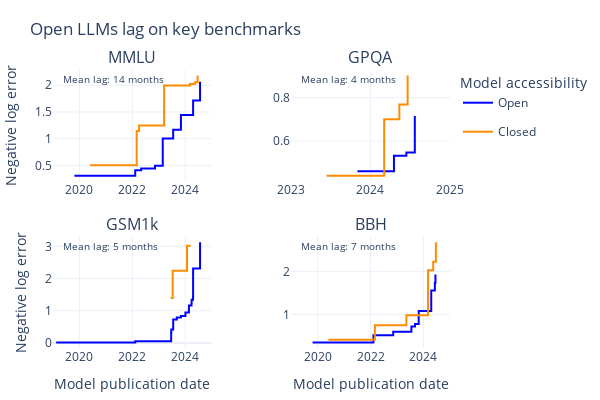

Source (notebook cell):
### Code cell
fig = make_subplots(rows=2, cols=2, subplot_titles=benchmarks_to_analyze, vertical_spacing=0.2, horizontal_spacing=0.2)

# Define x limits for each subplot
x_limits = {
  'MMLU': [datetime(2019, 1, 1), datetime(2025, 1, 1)],
  'BBH': [datetime(2019, 1, 1), datetime(2025, 1, 1)],
  'GSM1k': [datetime(2019, 1, 1), datetime(2025, 1, 1)],
  'GPQA': [datetime(2023, 1, 1), datetime(2025, 1, 1)],
  'SEAL Coding': [datetime(2023, 1, 1), datetime(2025, 1, 1)],
  'SEAL Math': [datetime(2023, 1, 1), datetime(2025, 1, 1)],
  'LMSys Elo': [datetime(2023, 1, 1), datetime(2025, 1, 1)],
}

for i, bench in enumerate(benchmarks_to_analyze):
  for category in ['Open', 'Closed']:
    category_df = pd.DataFrame(max_rows_by_bench[bench][category])

    fig.append_trace(
        go.Scatter(
            x=category_df['Date'],
            y=category_df['Score'],
            mode='lines',
            line=dict(color=color_map[category], shape='hv'),
            text=category_df['System'],
            name=category,
            legendgroup=category,
            showlegend=True if i == 0 else False
        ),
        row=i//2 + 1, col=i%2 + 1
    )

  # Annotate with lag
  ref_idx = "" if i == 0 else i+1
  avg_lag = lags[bench]
  fig.add_annotation(
    x=0.05,
    y=1,
    text=f"Mean lag: {avg_lag:.0f} months",
    xref=f"x{ref_idx} domain",
    yref=f"y{ref_idx} domain",
    showarrow=False,
    font=dict(size=10),
    align="left",
    xanchor="left",
    yanchor="top"
  )

  # Update x and y axes for this subplot
  dtick = "M12" if bench in ["GPQA"] else "M24"
  fig.update_xaxes(
    title_text="Model publication date" if i//2 + 1 == 2 else None,
    range=[x_limits[bench][0], x_limits[bench][1]],  # Set x limits
    row=i//2 + 1,
    col=i%2 + 1,
    dtick=dtick,  # Set tick marks to every 12 months
    tickformat="%Y",  # Display only the year
    # ticklabelmode="period",  # Ensure labels are centered on the year
    tickangle=0  # Make tick labels horizontal
  )

  if i%2 + 1 == 1:
    fig.update_yaxes(title_text="Negative log error", row=i//2 + 1, col=i%2 + 1)

# Title
fig.update_layout(title_text="Open LLMs lag on key benchmarks")

# Improve the layout
fig.update_layout(
  width=600,
  height=400,
  legend_title="Model accessibility",
  font=dict(size=12),
  hovermode="closest",
  template="plotly_white",
)

# Margins
fig.update_layout(
  margin=dict(l=10, r=10, t=70, b=10)
)

# Save the plot
if save:
  save_plot(fig, results_dir, f"benchmark_dates_{'_'.join(benchmarks_to_analyze)}")

# Show the plot
fig.show()

### Figure 1 — Plotly figure (JSON) as saved in the notebook; plotly's stock layout.template omitted (floating-point values rounded to 4 significant figures)
{"data": [{"legendgroup": "Open", "line": {"color": "blue", "shape": "hv"}, "mode": "lines", "name": "Open", "showlegend": true, "text": ["T5-Small", "GPT-NeoX 20B", "OPT-66B", "BLOOM-176B", "LLaMa-1 65B", "LLaMa-2 70B", "Yi-34B", "Llama 3 70B", "Llama 3.1 405B"], "type": "scatter", "x": ["2019-10-23T00:00:00", "2022-02-09T00:00:00", "2022-05-02T00:00:00", "2022-11-09T00:00:00", "2023-02-24T00:00:00", "2023-07-18T00:00:00", "2023-11-02T00:00:00", "2024-04-18T00:00:00", "2024-07-23T00:00:00"], "xaxis": "x", "y": [0.3106, 0.4095, 0.4461, 0.4964, 1.005, 1.168, 1.442, 1.715, 2.064], "yaxis": "y"}, {"legendgroup": "Closed", "line": {"color": "darkorange", "shape": "hv"}, "mode": "lines", "name": "Closed", "showlegend": true, "text": ["text-davinci-001", "code-davinci-002", "PaLM 540B", "GPT-4 (original)", "Claude 3 Opus", "GPT-4o", "Claude 3.5 Sonnet"], "type": "scatter", "x": ["2020-05-28T00:00:00", "2022-03-01T00:00:00", "2022-04-04T00:00:00", "2023-03-15T00:00:00", "2024-03-04T00:00:00", "2024-05-13T00:00:00", "2024-06-20T00:00:00"], "xaxis": "x", "y": [0.5058, 1.146, 1.248, 1.995, 2.025, 2.056, 2.18], "yaxis": "y"}, {"legendgroup": "Open", "line": {"color": "blue", "shape": "hv"}, "mode": "lines", "name": "Open", "showlegend": false, "text": ["Yi-34B", "Llama 3 70B", "Nemotron-4-340B Instruct", "Llama 3.1 405B"], "type": "scatter", "x": ["2023-11-02T00:00:00", "2024-04-18T00:00:00", "2024-06-14T00:00:00", "2024-07-23T00:00:00"], "xaxis": "x2", "y": [0.462, 0.5327, 0.5482, 0.7154], "yaxis": "y2"}, {"legendgroup": "Closed", "line": {"color": "darkorange", "shape": "hv"}, "mode": "lines", "name": "Closed", "showlegend": false, "text": ["gpt-4-0613", "Claude 3 Opus", "GPT-4o", "Claude 3.5 Sonnet"], "type": "scatter", "x": ["2023-06-13T00:00:00", "2024-03-04T00:00:00", "2024-05-13T00:00:00", "2024-06-20T00:00:00"], "xaxis": "x2", "y": [0.4416, 0.7012, 0.7679, 0.9014], "yaxis": "y2"}, {"legendgroup": "Open", "line": {"color": "blue", "shape": "hv"}, "mode": "lines", "name": "Open", "showlegend": false, "text": ["gpt2-xl", "gpt-neox-20b", "phi-1", "vicuna-33b-v1.3", "Llama-2-70b-hf", "falcon-180B-chat", "Yi-34B-Chat", "math-shepherd-mistral-7b-rl", "Smaug-34B-v0.1", "dbrx-base", "Smaug-2-72B", "Mixtral-8x22B-instruct-v0.1", "Llama 3 70B", "Llama 3.1 405B"], "type": "scatter", "x": ["2019-02-14T00:00:00", "2022-02-09T00:00:00", "2023-06-20T00:00:00", "2023-06-22T00:00:00", "2023-07-18T00:00:00", "2023-09-06T00:00:00", "2023-11-02T00:00:00", "2024-01-03T00:00:00", "2024-02-20T00:00:00", "2024-03-27T00:00:00", "2024-03-29T00:00:00", "2024-04-17T00:00:00", "2024-04-18T00:00:00", "2024-07-23T00:00:00"], "xaxis": "x3", "y": [0.01715, 0.05763, 0.323, 0.417, 0.7257, 0.7875, 0.8416, 0.9442, 1.165, 1.255, 1.339, 1.427, 2.315, 3.124], "yaxis": "y3"}, {"legendgroup": "Closed", "line": {"color": "darkorange", "shape": "hv"}, "mode": "lines", "name": "Closed", "showlegend": false, "text": ["gpt-3.5-turbo", "claude-2.1", "gpt-4-0125-preview", "Claude 3 Opus"], "type": "scatter", "x": ["2023-06-13T00:00:00", "2023-07-11T00:00:00", "2024-01-25T00:00:00", "2024-03-04T00:00:00"], "xaxis": "x3", "y": [1.398, 2.244, 3.016, 3.034], "yaxis": "y3"}, {"legendgroup": "Open", "line": {"color": "blue", "shape": "hv"}, "mode": "lines", "name": "Open", "showlegend": false, "text": ["T5-XXL", "GPT-NeoX 20B", "BLOOM-176B", "LLaMa-2 70B", "Falcon 180B", "ChatGLM3-6B", "Mixtral8x22B", "Qwen2-72B", "Nemotron-4-340B Base"], "type": "scatter", "x": ["2019-10-23T00:00:00", "2022-02-09T00:00:00", "2022-11-09T00:00:00", "2023-07-18T00:00:00", "2023-09-06T00:00:00", "2023-10-27T00:00:00", "2024-04-17T00:00:00", "2024-06-06T00:00:00", "2024-06-14T00:00:00"], "xaxis": "x4", "y": [0.3496, 0.515, 0.5962, 0.7174, 0.7765, 1.082, 1.556, 1.737, 1.927], "yaxis": "y4"}, {"legendgroup": "Closed", "line": {"color": "darkorange", "shape": "hv"}, "mode": "lines", "name": "Closed", "showlegend": false, "text": ["text-davinci-001", "code-davinci-002", "PaLM-2", "Claude 3 Opus", "Gemini 1.5 Pro (May 2024)", "Claude 3.5 Sonnet"], "type": "scatter", "x": ["2020-05-28T00:00:00", "2022-03-01T00:00:00", "2023-05-10T00:00:00", "2024-03-04T00:00:00", "2024-05-14T00:00:00", "2024-06-20T00:00:00"], "xaxis": "x4", "y": [0.4095, 0.7508, 0.9782, 2.025, 2.226, 2.674], "yaxis": "y4"}], "layout": {"annotations": [{"font": {"size": 16}, "showarrow": false, "text": "MMLU", "x": 0.2, "xanchor": "center", "xref": "paper", "y": 1, "yanchor": "bottom", "yref": "paper"}, {"font": {"size": 16}, "showarrow": false, "text": "GPQA", "x": 0.8, "xanchor": "center", "xref": "paper", "y": 1, "yanchor": "bottom", "yref": "paper"}, {"font": {"size": 16}, "showarrow": false, "text": "GSM1k", "x": 0.2, "xanchor": "center", "xref": "paper", "y": 0.4, "yanchor": "bottom", "yref": "paper"}, {"font": {"size": 16}, "showarrow": false, "text": "BBH", "x": 0.8, "xanchor": "center", "xref": "paper", "y": 0.4, "yanchor": "bottom", "yref": "paper"}, {"align": "left", "font": {"size": 10}, "showarrow": false, "text": "Mean lag: 14 months", "x": 0.05, "xanchor": "left", "xref": "x domain", "y": 1, "yanchor": "top", "yref": "y domain"}, {"align": "left", "font": {"size": 10}, "showarrow": false, "text": "Mean lag: 4 months", "x": 0.05, "xanchor": "left", "xref": "x2 domain", "y": 1, "yanchor": "top", "yref": "y2 domain"}, {"align": "left", "font": {"size": 10}, "showarrow": false, "text": "Mean lag: 5 months", "x": 0.05, "xanchor": "left", "xref": "x3 domain", "y": 1, "yanchor": "top", "yref": "y3 domain"}, {"align": "left", "font": {"size": 10}, "showarrow": false, "text": "Mean lag: 7 months", "x": 0.05, "xanchor": "left", "xref": "x4 domain", "y": 1, "yanchor": "top", "yref": "y4 domain"}], "font": {"size": 12}, "height": 400, "hovermode": "closest", "legend": {"title": {"text": "Model accessibility"}}, "margin": {"b": 10, "l": 10, "r": 10, "t": 70}, "title": {"text": "Open LLMs lag on key benchmarks"}, "width": 600, "xaxis": {"anchor": "y", "domain": [0, 0.4], "dtick": "M24", "range": ["2019-01-01T00:00:00", "2025-01-01T00:00:00"], "tickangle": 0, "tickformat": "%Y"}, "xaxis2": {"anchor": "y2", "domain": [0.6, 1], "dtick": "M12", "range": ["2023-01-01T00:00:00", "2025-01-01T00:00:00"], "tickangle": 0, "tickformat": "%Y"}, "xaxis3": {"anchor": "y3", "domain": [0, 0.4], "dtick": "M24", "range": ["2019-01-01T00:00:00", "2025-01-01T00:00:00"], "tickangle": 0, "tickformat": "%Y", "title": {"text": "Model publication date"}}, "xaxis4": {"anchor": "y4", "domain": [0.6, 1], "dtick": "M24", "range": ["2019-01-01T00:00:00", "2025-01-01T00:00:00"], "tickangle": 0, "tickformat": "%Y", "title": {"text": "Model publication date"}}, "yaxis": {"anchor": "x", "domain": [0.6, 1], "title": {"text": "Negative log error"}}, "yaxis2": {"anchor": "x2", "domain": [0.6, 1]}, "yaxis3": {"anchor": "x3", "domain": [0, 0.4], "title": {"text": "Negative log error"}}, "yaxis4": {"anchor": "x4", "domain": [0, 0.4]}}}
